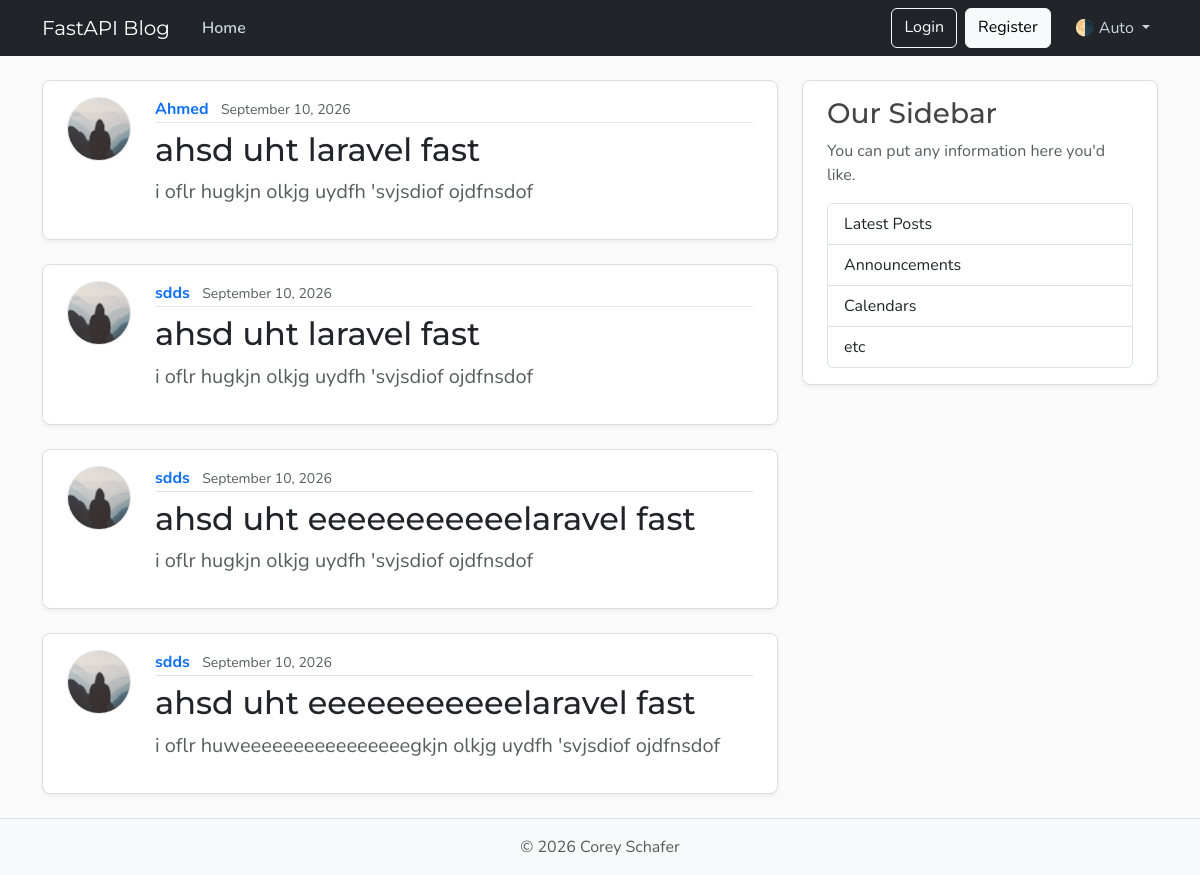
Page /posts on the earlier database version.
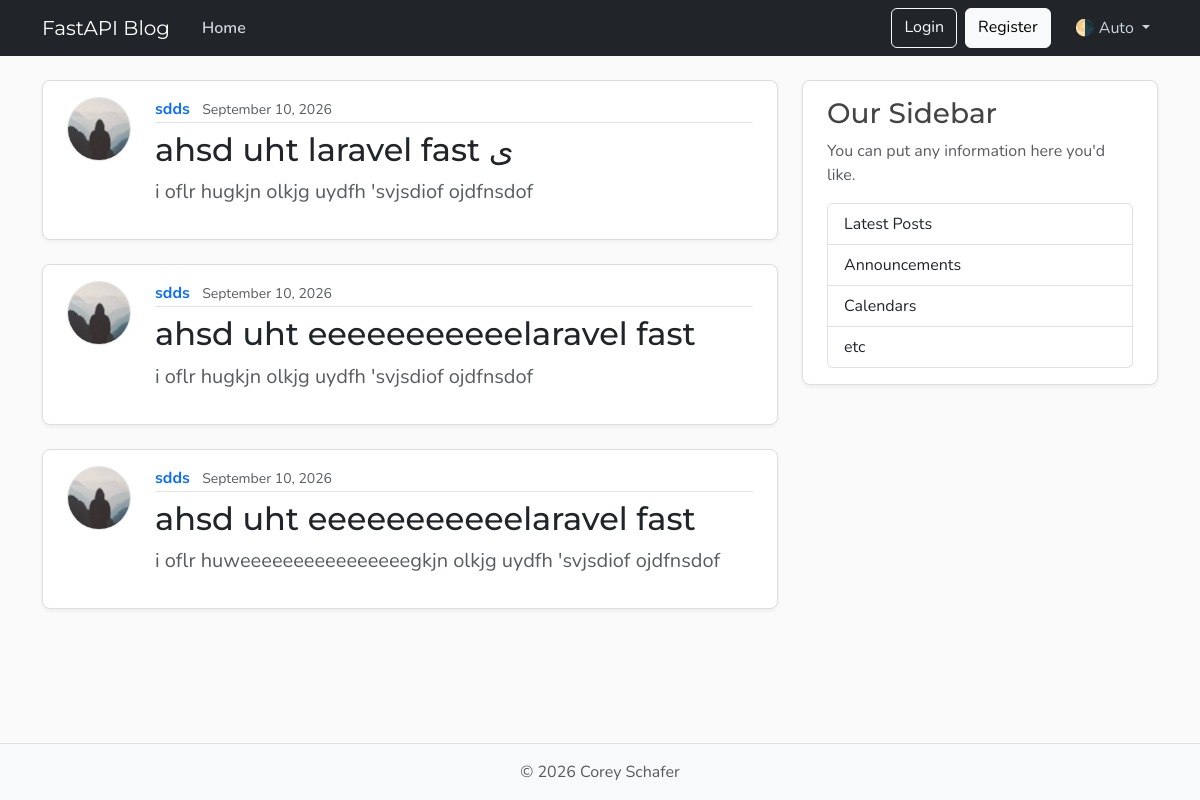
Same page on the later database version.
### schemas/model.py (models this page shows, shortened)
class Post(Base):
    __tablename__ = "posts"
    id: Mapped[int] = mapped_column(Integer, primary_key=True, index=True)
    title: Mapped[str] = mapped_column(String(100), nullable=False)
    content: Mapped[str] = mapped_column(Text, nullable=False)
    user_id: Mapped[int] = mapped_column(ForeignKey("users.id"), nullable=False, index=True)
    date_posted: Mapped[datetime] = mapped_column(
        DateTime(timezone=True),
        default=lambda: datetime.now(timezone.utc),
    )
    author: Mapped[User] = relationship("User", back_populates="posts")

class User(Base):
    __tablename__ = "users"
    id: Mapped[int] = mapped_column(Integer, primary_key=True, index=True)
    username: Mapped[str] = mapped_column(String(50), unique=True, nullable=False)
    email: Mapped[str] = mapped_column(String(120), unique=True, nullable=False)
    image_file: Mapped[str | None] = mapped_column(String(200), nullable=True, default=None)
    posts: Mapped[list[Post]] = relationship("Post", back_populates="author")

### main.py (the view)
@app.get("/", include_in_schema=False, name="home")
@app.get("/posts", include_in_schema=False, name="posts")
async def home(request: Request, db: Annotated[AsyncSession, Depends(get_db)]):
    result = await db.execute(
        select(schemas.model.Post).options(selectinload(schemas.model.Post.author))
    )
    posts = result.scalars().all()
    return templates.TemplateResponse(
        request,
        "home.html",
        {"posts": posts, "title": "Home"},
    )

### templates/home.html
{% extends "layout.html" %}
{% block content %}
    {% for post in posts %}
        <article class="content-section py-3 px-4 mb-4">
            <div class="d-flex align-items-start gap-4">
                <img class="rounded-circle article-img flex-shrink-0"
                     src="{{ post.author.image_path }}"
                     alt="{{ post.author.username }}'s profile picture"
                     width="64"
                     height="64"
                     loading="lazy">
                <div class="flex-grow-1">
                    <div class="article-metadata mb-2">
                        <a class="me-2 fw-bold text-decoration-none" href="{{ url_for('user_posts', user_id=post.author.id) }}">
                            {{ post.author.username }}
                        </a>
                        <small class="text-body-secondary">{{ post.date_posted.strftime("%B %d, %Y") }}</small>
                    </div>
                    <h2>
                     <a class="article-title text-decoration-none text-body" href="{{ url_for('post_page', post_id=post.id) }}">
                        {{ post.title }}
                      </a>
                    </h2>
                    <p class="article-content text-muted mt-2">{{ post.content }}</p>
                </div>
            </div>
        </article>
    {% endfor %}
{% endblock content %}

### templates/layout.html (shortened to what this page needs)
<!DOCTYPE html>
<html lang="en">
  <head>
    <link href="https://cdn.jsdelivr.net/npm/bootstrap@5.3.8/dist/css/bootstrap.min.css"
          rel="stylesheet"
>
    <link rel="stylesheet"
          type="text/css"
          href="{{ url_for("static", path='css/main.css') }}">
  </head>
  <body class="d-flex flex-column min-vh-100">
    <header class="site-header">
      <nav class="navbar navbar-expand-md bg-dark fixed-top" data-bs-theme="dark">
    <div class="container">
          <a class="navbar-brand me-4" href="{{ url_for("home") }}">FastAPI Blog</a>
          <div class="collapse navbar-collapse" id="navbarToggle">
            <div class="navbar-nav me-auto">
              <a class="nav-link active"
                 aria-current="page"
                 href="{{ url_for("home") }}">Home</a>
            </div>
            <div class="navbar-nav">
              <a class="btn btn-outline-light mb-2 mb-md-0 me-md-2" href="#">Login</a>
              <a class="btn btn-light mb-2 mb-md-0 me-md-3" href="#">Register</a>
              <div class="nav-item dropdown">
                <a class="nav-link dropdown-toggle"
                   href="#"
                   role="button"
                   id="bd-theme"
                   data-bs-toggle="dropdown"
                   aria-expanded="false">
                  <span id="bd-theme-text">🌗 Auto</span>
                </a>
              </div>
            </div>
          </div>
        </div>
      </nav>
    </header>
    <main role="main" class="container">
      <div class="row">
        <div class="col-md-8">
          {% block content %}
          {% endblock content %}
        </div>
        <aside class="col-md-4">
          <div class="content-section py-3 px-4 mb-4">
            <h3>Our Sidebar</h3>
            <p class="text-body-secondary">You can put any information here you'd like.</p>
            <ul class="list-group">
              <li class="list-group-item">Latest Posts</li>
              <li class="list-group-item">Announcements</li>
              <li class="list-group-item">Calendars</li>
              <li class="list-group-item">etc</li>
            </ul>
          </div>
        </aside>
      </div>
    </main>
    <footer class="mt-auto py-3 bg-body-tertiary border-top">
      <div class="container text-center">
        <p class="text-body-secondary mb-0">
          © <span id="year"></span> Corey Schafer
        </p>
      </div>
    </footer>
  </body>
</html>

### static/css/main.css (style rules this page uses)
:root { --font-heading: "Montserrat", system-ui, -apple-system, BlinkMacSystemFont, sans-serif; --font-body: "Nunito", system-ui, -apple-system, BlinkMacSystemFont, sans-serif; --color-bg-body: #fafafa; --color-bg-content: #ffffff; --color-text-primary: #333333; --color-text-heading: #444444; --color-steel: #527c9f; --color-nav-link: #cbd5db; --color-nav-link-hover: #ffffff; --color-link-hover: #428bca; --color-border: #dddddd; --color-border-light: #e3e3e3; --spacing-xl: 5rem; --article-img-size: 4rem; --account-img-size: 7.813rem; }
body { font-family: var(--font-body); background: var(--color-bg-body); color: var(--color-text-primary); }
main { padding-top: var(--spacing-xl); }
h1, h2, h3, h4, h5, h6 { font-family: var(--font-heading); color: var(--color-text-heading); }
.navbar-brand { font-family: var(--font-heading); }
a { text-decoration: none; }
.site-header .navbar-nav .nav-link { color: var(--color-nav-link); transition: color 0.2s ease-in-out; }
.site-header .navbar-nav .nav-link.active { font-weight: 600; }
.content-section { background: var(--color-bg-content); border: 1px solid var(--color-border); border-radius: 0.5rem; box-shadow: 0 2px 4px rgba(15, 23, 42, 0.05); transition: box-shadow 0.15s ease, transform 0.15s ease, border-color 0.15s ease; }
.article-title { color: var(--color-text-heading); transition: color 0.2s ease-in-out; }
.article-content { white-space: pre-line; font-size: 1.25rem; }
.article-img { height: var(--article-img-size); width: var(--article-img-size); flex-shrink: 0; object-fit: cover; border: 1px solid var(--color-border-light); box-shadow: 0 0 0 2px var(--color-bg-content); }
.article-metadata { padding-bottom: 0.063rem; border-bottom: 1px solid var(--color-border-light); }
.article-metadata a { transition: color 0.2s ease-in-out; }
[data-bs-theme="dark"] { --color-bg-body: #1a1a1a; --color-bg-content: #2d2d2d; --color-text-primary: #e0e0e0; --color-text-heading: #f0f0f0; --color-border: #404040; --color-border-light: #4a4a4a; }

Differences in the rows shown:
removed Post: author.username "Ahmed", date_posted "September 10, 2026", title "ahsd uht laravel fast", content "i oflr hugkjn olkjg uydfh 'svjsdiof ojdfnsdof"
changed Post: title "ahsd uht laravel fast" → "ahsd uht laravel fast ى"
